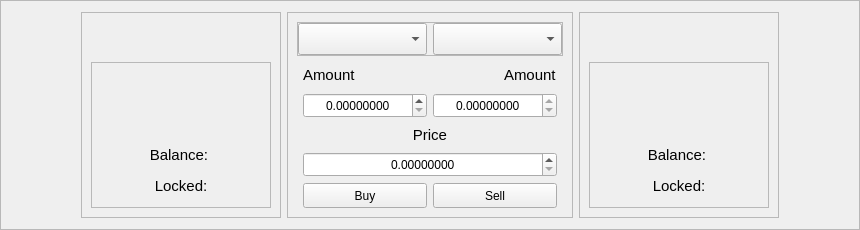
              <widget class="QFrame" name="frame_22">
               <property name="minimumSize">
                <size>
                 <width>700</width>
                 <height>230</height>
                </size>
               </property>
               <property name="frameShape">
                <enum>QFrame::StyledPanel</enum>
               </property>
               <property name="frameShadow">
                <enum>QFrame::Raised</enum>
               </property>
               <layout class="QGridLayout" name="gridLayout_61">
                <item row="0" column="1">
                 <widget class="QFrame" name="frame_32">
                  <property name="sizePolicy">
                   <sizepolicy hsizetype="Minimum" vsizetype="Minimum">
                    <horstretch>0</horstretch>
                    <verstretch>0</verstretch>
                   </sizepolicy>
                  </property>
                  <property name="minimumSize">
                   <size>
                    <width>200</width>
                    <height>0</height>
                   </size>
                  </property>
                  <property name="frameShape">
                   <enum>QFrame::StyledPanel</enum>
                  </property>
                  <property name="frameShadow">
                   <enum>QFrame::Raised</enum>
                  </property>
                  <layout class="QGridLayout" name="gridLayout_85">
                   <item row="1" column="0">
                    <widget class="QFrame" name="frame_81">
                     <property name="sizePolicy">
                      <sizepolicy hsizetype="Minimum" vsizetype="Minimum">
                       <horstretch>0</horstretch>
                       <verstretch>0</verstretch>
                      </sizepolicy>
                     </property>
                     <property name="maximumSize">
                      <size>
                       <width>16777215</width>
                       <height>16777215</height>
                      </size>
                     </property>
                     <property name="styleSheet">
                      <string notr="true"/>
                     </property>
                     <property name="frameShape">
                      <enum>QFrame::StyledPanel</enum>
                     </property>
                     <property name="frameShadow">
                      <enum>QFrame::Raised</enum>
                     </property>
                     <layout class="QGridLayout" name="gridLayout_67">
                      <item row="0" column="1">
                       <widget class="QLabel" name="binance_base_icon">
                        <property name="sizePolicy">
                         <sizepolicy hsizetype="Minimum" vsizetype="Minimum">
                          <horstretch>0</horstretch>
                          <verstretch>0</verstretch>
                         </sizepolicy>
                        </property>
                        <property name="minimumSize">
                         <size>
                          <width>64</width>
                          <height>64</height>
                         </size>
                        </property>
                        <property name="maximumSize">
                         <size>
                          <width>64</width>
                          <height>64</height>
                         </size>
                        </property>
                        <property name="font">
                         <font>
                          <pointsize>10</pointsize>
                         </font>
                        </property>
                        <property name="text">
                         <string>&lt;html&gt;&lt;head/&gt;&lt;body&gt;&lt;p&gt;&lt;img src=&quot;:/64/img/64/placeholder.png&quot;/&gt;&lt;/p&gt;&lt;/body&gt;&lt;/html&gt;</string>
                        </property>
                        <property name="alignment">
                         <set>Qt::AlignCenter</set>
                        </property>
                       </widget>
                      </item>
                      <item row="0" column="0">
                       <spacer name="horizontalSpacer_38">
                        <property name="orientation">
                         <enum>Qt::Horizontal</enum>
                        </property>
                        <property name="sizeType">
                         <enum>QSizePolicy::MinimumExpanding</enum>
                        </property>
                        <property name="sizeHint" stdset="0">
                         <size>
                          <width>40</width>
                          <height>20</height>
                         </size>
                        </property>
                       </spacer>
                      </item>
                      <item row="1" column="0" colspan="3">
                       <widget class="QLabel" name="binance_base_balance_lbl">
                        <property name="sizePolicy">
                         <sizepolicy hsizetype="Minimum" vsizetype="Minimum">
                          <horstretch>0</horstretch>
                          <verstretch>0</verstretch>
                         </sizepolicy>
                        </property>
                        <property name="minimumSize">
                         <size>
                          <width>0</width>
                          <height>25</height>
                         </size>
                        </property>
                        <property name="font">
                         <font>
                          <pointsize>11</pointsize>
                         </font>
                        </property>
                        <property name="text">
                         <string>Balance: </string>
                        </property>
                        <property name="alignment">
                         <set>Qt::AlignCenter</set>
                        </property>
                       </widget>
                      </item>
                      <item row="0" column="2">
                       <spacer name="horizontalSpacer_54">
                        <property name="orientation">
                         <enum>Qt::Horizontal</enum>
                        </property>
                        <property name="sizeType">
                         <enum>QSizePolicy::MinimumExpanding</enum>
                        </property>
                        <property name="sizeHint" stdset="0">
                         <size>
                          <width>40</width>
                          <height>20</height>
                         </size>
                        </property>
                       </spacer>
                      </item>
                      <item row="2" column="0" colspan="3">
                       <widget class="QLabel" name="binance_base_locked_lbl">
                        <property name="sizePolicy">
                         <sizepolicy hsizetype="Minimum" vsizetype="Minimum">
                          <horstretch>0</horstretch>
                          <verstretch>0</verstretch>
                         </sizepolicy>
                        </property>
                        <property name="minimumSize">
                         <size>
                          <width>0</width>
                          <height>25</height>
                         </size>
                        </property>
                        <property name="font">
                         <font>
                          <pointsize>11</pointsize>
                         </font>
                        </property>
                        <property name="text">
                         <string>Locked:</string>
                        </property>
                        <property name="alignment">
                         <set>Qt::AlignCenter</set>
                        </property>
                       </widget>
                      </item>
                     </layout>
                    </widget>
                   </item>
                   <item row="0" column="0">
                    <spacer name="verticalSpacer_11">
                     <property name="orientation">
                      <enum>Qt::Vertical</enum>
                     </property>
                     <property name="sizeHint" stdset="0">
                      <size>
                       <width>20</width>
                       <height>40</height>
                      </size>
                     </property>
                    </spacer>
                   </item>
                  </layout>
                 </widget>
                </item>
                <item row="0" column="3">
                 <widget class="QFrame" name="frame_43">
                  <property name="sizePolicy">
                   <sizepolicy hsizetype="Minimum" vsizetype="Minimum">
                    <horstretch>0</horstretch>
                    <verstretch>0</verstretch>
                   </sizepolicy>
                  </property>
                  <property name="minimumSize">
                   <size>
                    <width>200</width>
                    <height>0</height>
                   </size>
                  </property>
                  <property name="frameShape">
                   <enum>QFrame::StyledPanel</enum>
                  </property>
                  <property name="frameShadow">
                   <enum>QFrame::Raised</enum>
                  </property>
                  <layout class="QGridLayout" name="gridLayout_66">
                   <item row="1" column="0">
                    <widget class="QFrame" name="frame_80">
                     <property name="sizePolicy">
                      <sizepolicy hsizetype="Minimum" vsizetype="Minimum">
                       <horstretch>0</horstretch>
                       <verstretch>0</verstretch>
                      </sizepolicy>
                     </property>
                     <property name="maximumSize">
                      <size>
                       <width>16777215</width>
                       <height>16777215</height>
                      </size>
                     </property>
                     <property name="styleSheet">
                      <string notr="true"/>
                     </property>
                     <property name="frameShape">
                      <enum>QFrame::StyledPanel</enum>
                     </property>
                     <property name="frameShadow">
                      <enum>QFrame::Raised</enum>
                     </property>
                     <layout class="QGridLayout" name="gridLayout_72">
                      <item row="0" column="1">
                       <widget class="QLabel" name="binance_quote_icon">
                        <property name="sizePolicy">
                         <sizepolicy hsizetype="Minimum" vsizetype="Minimum">
                          <horstretch>0</horstretch>
                          <verstretch>0</verstretch>
                         </sizepolicy>
                        </property>
                        <property name="minimumSize">
                         <size>
                          <width>64</width>
                          <height>64</height>
                         </size>
                        </property>
                        <property name="maximumSize">
                         <size>
                          <width>64</width>
                          <height>64</height>
                         </size>
                        </property>
                        <property name="font">
                         <font>
                          <pointsize>10</pointsize>
                         </font>
                        </property>
                        <property name="text">
                         <string>&lt;html&gt;&lt;head/&gt;&lt;body&gt;&lt;p&gt;&lt;img src=&quot;:/64/img/64/placeholder.png&quot;/&gt;&lt;/p&gt;&lt;/body&gt;&lt;/html&gt;</string>
                        </property>
                        <property name="alignment">
                         <set>Qt::AlignCenter</set>
                        </property>
                       </widget>
                      </item>
                      <item row="0" column="2">
                       <spacer name="horizontalSpacer_49">
                        <property name="orientation">
                         <enum>Qt::Horizontal</enum>
                        </property>
                        <property name="sizeType">
                         <enum>QSizePolicy::MinimumExpanding</enum>
                        </property>
                        <property name="sizeHint" stdset="0">
                         <size>
                          <width>40</width>
                          <height>20</height>
                         </size>
                        </property>
                       </spacer>
                      </item>
                      <item row="1" column="0" colspan="3">
                       <widget class="QLabel" name="binance_quote_balance_lbl">
                        <property name="sizePolicy">
                         <sizepolicy hsizetype="Minimum" vsizetype="Minimum">
                          <horstretch>0</horstretch>
                          <verstretch>0</verstretch>
                         </sizepolicy>
                        </property>
                        <property name="minimumSize">
                         <size>
                          <width>0</width>
                          <height>25</height>
                         </size>
                        </property>
                        <property name="font">
                         <font>
                          <pointsize>11</pointsize>
                         </font>
                        </property>
                        <property name="text">
                         <string>Balance: </string>
                        </property>
                        <property name="alignment">
                         <set>Qt::AlignCenter</set>
                        </property>
                       </widget>
                      </item>
                      <item row="2" column="0" colspan="3">
                       <widget class="QLabel" name="binance_quote_locked_lbl">
                        <property name="sizePolicy">
                         <sizepolicy hsizetype="Minimum" vsizetype="Minimum">
                          <horstretch>0</horstretch>
                          <verstretch>0</verstretch>
                         </sizepolicy>
                        </property>
                        <property name="minimumSize">
                         <size>
                          <width>0</width>
                          <height>25</height>
                         </size>
                        </property>
                        <property name="font">
                         <font>
                          <pointsize>11</pointsize>
                         </font>
                        </property>
                        <property name="styleSheet">
                         <string/>
                        </property>
                        <property name="text">
                         <string>Locked:</string>
                        </property>
                        <property name="alignment">
                         <set>Qt::AlignCenter</set>
                        </property>
                       </widget>
                      </item>
                      <item row="0" column="0">
                       <spacer name="horizontalSpacer_55">
                        <property name="orientation">
                         <enum>Qt::Horizontal</enum>
                        </property>
                        <property name="sizeType">
                         <enum>QSizePolicy::MinimumExpanding</enum>
                        </property>
                        <property name="sizeHint" stdset="0">
                         <size>
                          <width>40</width>
                          <height>20</height>
                         </size>
                        </property>
                       </spacer>
                      </item>
                     </layout>
                    </widget>
                   </item>
                   <item row="0" column="0">
                    <spacer name="verticalSpacer_14">
                     <property name="orientation">
                      <enum>Qt::Vertical</enum>
                     </property>
                     <property name="sizeHint" stdset="0">
                      <size>
                       <width>20</width>
                       <height>40</height>
                      </size>
                     </property>
                    </spacer>
                   </item>
                  </layout>
                 </widget>
                </item>
                <item row="0" column="0">
                 <spacer name="horizontalSpacer_39">
                  <property name="orientation">
                   <enum>Qt::Horizontal</enum>
                  </property>
                  <property name="sizeHint" stdset="0">
                   <size>
                    <width>69</width>
                    <height>20</height>
                   </size>
                  </property>
                 </spacer>
                </item>
                <item row="0" column="4">
                 <spacer name="horizontalSpacer_40">
                  <property name="orientation">
                   <enum>Qt::Horizontal</enum>
                  </property>
                  <property name="sizeHint" stdset="0">
                   <size>
                    <width>69</width>
                    <height>20</height>
                   </size>
                  </property>
                 </spacer>
                </item>
                <item row="0" column="2">
                 <widget class="QFrame" name="frame_44">
                  <property name="sizePolicy">
                   <sizepolicy hsizetype="Minimum" vsizetype="Minimum">
                    <horstretch>0</horstretch>
                    <verstretch>0</verstretch>
                   </sizepolicy>
                  </property>
                  <property name="minimumSize">
                   <size>
                    <width>250</width>
                    <height>0</height>
                   </size>
                  </property>
                  <property name="maximumSize">
                   <size>
                    <width>300</width>
                    <height>16777215</height>
                   </size>
                  </property>
                  <property name="frameShape">
                   <enum>QFrame::StyledPanel</enum>
                  </property>
                  <property name="frameShadow">
                   <enum>QFrame::Raised</enum>
                  </property>
                  <layout class="QGridLayout" name="gridLayout_69">
                   <item row="4" column="2">
                    <widget class="QDoubleSpinBox" name="binance_quote_amount_spinbox">
                     <property name="sizePolicy">
                      <sizepolicy hsizetype="MinimumExpanding" vsizetype="Minimum">
                       <horstretch>0</horstretch>
                       <verstretch>0</verstretch>
                      </sizepolicy>
                     </property>
                     <property name="minimumSize">
                      <size>
                       <width>120</width>
                       <height>25</height>
                      </size>
                     </property>
                     <property name="maximumSize">
                      <size>
                       <width>16777215</width>
                       <height>35</height>
                      </size>
                     </property>
                     <property name="font">
                      <font>
                       <pointsize>9</pointsize>
                      </font>
                     </property>
                     <property name="layoutDirection">
                      <enum>Qt::LeftToRight</enum>
                     </property>
                     <property name="styleSheet">
                      <string notr="true"/>
                     </property>
                     <property name="alignment">
                      <set>Qt::AlignCenter</set>
                     </property>
                     <property name="readOnly">
                      <bool>true</bool>
                     </property>
                     <property name="correctionMode">
                      <enum>QAbstractSpinBox::CorrectToNearestValue</enum>
                     </property>
                     <property name="suffix">
                      <string/>
                     </property>
                     <property name="decimals">
                      <number>8</number>
                     </property>
                     <property name="maximum">
                      <double>9999999999.989999771118164</double>
                     </property>
                     <property name="singleStep">
                      <double>0.000001000000000</double>
                     </property>
                    </widget>
                   </item>
                   <item row="3" column="1">
                    <widget class="QLabel" name="binance_base_amount_lbl">
                     <property name="sizePolicy">
                      <sizepolicy hsizetype="Minimum" vsizetype="Minimum">
                       <horstretch>0</horstretch>
                       <verstretch>0</verstretch>
                      </sizepolicy>
                     </property>
                     <property name="minimumSize">
                      <size>
                       <width>0</width>
                       <height>25</height>
                      </size>
                     </property>
                     <property name="maximumSize">
                      <size>
                       <width>16777215</width>
                       <height>16777215</height>
                      </size>
                     </property>
                     <property name="font">
                      <font>
                       <pointsize>11</pointsize>
                      </font>
                     </property>
                     <property name="text">
                      <string>Amount</string>
                     </property>
                     <property name="alignment">
                      <set>Qt::AlignLeading|Qt::AlignLeft|Qt::AlignVCenter</set>
                     </property>
                    </widget>
                   </item>
                   <item row="5" column="1" colspan="2">
                    <widget class="QLabel" name="binance_price_lbl">
                     <property name="sizePolicy">
                      <sizepolicy hsizetype="Minimum" vsizetype="Minimum">
                       <horstretch>0</horstretch>
                       <verstretch>0</verstretch>
                      </sizepolicy>
                     </property>
                     <property name="minimumSize">
                      <size>
                       <width>0</width>
                       <height>0</height>
                      </size>
                     </property>
                     <property name="maximumSize">
                      <size>
                       <width>16777215</width>
                       <height>16777215</height>
                      </size>
                     </property>
                     <property name="font">
                      <font>
                       <pointsize>11</pointsize>
                      </font>
                     </property>
                     <property name="text">
                      <string>Price</string>
                     </property>
                     <property name="alignment">
                      <set>Qt::AlignCenter</set>
                     </property>
                    </widget>
                   </item>
                   <item row="0" column="0" colspan="4">
                    <widget class="QFrame" name="frame_36">
                     <property name="frameShape">
                      <enum>QFrame::StyledPanel</enum>
                     </property>
                     <property name="frameShadow">
                      <enum>QFrame::Raised</enum>
                     </property>
                     <layout class="QGridLayout" name="gridLayout_68">
                      <property name="leftMargin">
                       <number>0</number>
                      </property>
                      <property name="topMargin">
                       <number>0</number>
                      </property>
                      <property name="rightMargin">
                       <number>0</number>
                      </property>
                      <property name="bottomMargin">
                       <number>0</number>
                      </property>
                      <item row="0" column="1">
                       <widget class="QComboBox" name="binance_rel_combo">
                        <property name="sizePolicy">
                         <sizepolicy hsizetype="MinimumExpanding" vsizetype="Minimum">
                          <horstretch>0</horstretch>
                          <verstretch>0</verstretch>
                         </sizepolicy>
                        </property>
                        <property name="minimumSize">
                         <size>
                          <width>120</width>
                          <height>32</height>
                         </size>
                        </property>
                        <property name="maximumSize">
                         <size>
                          <width>16777215</width>
                          <height>35</height>
                         </size>
                        </property>
                        <property name="styleSheet">
                         <string notr="true"/>
                        </property>
                       </widget>
                      </item>
                      <item row="0" column="0">
                       <widget class="QComboBox" name="binance_base_combo">
                        <property name="sizePolicy">
                         <sizepolicy hsizetype="MinimumExpanding" vsizetype="Minimum">
                          <horstretch>0</horstretch>
                          <verstretch>0</verstretch>
                         </sizepolicy>
                        </property>
                        <property name="minimumSize">
                         <size>
                          <width>120</width>
                          <height>32</height>
                         </size>
                        </property>
                        <property name="maximumSize">
                         <size>
                          <width>16777215</width>
                          <height>35</height>
                         </size>
                        </property>
                        <property name="styleSheet">
                         <string notr="true"/>
                        </property>
                       </widget>
                      </item>
                     </layout>
                    </widget>
                   </item>
                   <item row="6" column="1" colspan="2">
                    <widget class="QDoubleSpinBox" name="binance_price_spinbox">
                     <property name="sizePolicy">
                      <sizepolicy hsizetype="MinimumExpanding" vsizetype="Minimum">
                       <horstretch>0</horstretch>
                       <verstretch>0</verstretch>
                      </sizepolicy>
                     </property>
                     <property name="minimumSize">
                      <size>
                       <width>0</width>
                       <height>25</height>
                      </size>
                     </property>
                     <property name="maximumSize">
                      <size>
                       <width>16777215</width>
                       <height>35</height>
                      </size>
                     </property>
                     <property name="font">
                      <font>
                       <pointsize>9</pointsize>
                      </font>
                     </property>
                     <property name="styleSheet">
                      <string notr="true"/>
                     </property>
                     <property name="alignment">
                      <set>Qt::AlignCenter</set>
                     </property>
                     <property name="correctionMode">
                      <enum>QAbstractSpinBox::CorrectToNearestValue</enum>
                     </property>
                     <property name="decimals">
                      <number>8</number>
                     </property>
                     <property name="maximum">
                      <double>999999999.990000009536743</double>
                     </property>
                     <property name="singleStep">
                      <double>0.000001000000000</double>
                     </property>
                    </widget>
                   </item>
                   <item row="4" column="1">
                    <widget class="QDoubleSpinBox" name="binance_base_amount_spinbox">
                     <property name="sizePolicy">
                      <sizepolicy hsizetype="MinimumExpanding" vsizetype="Minimum">
                       <horstretch>0</horstretch>
                       <verstretch>0</verstretch>
                      </sizepolicy>
                     </property>
                     <property name="minimumSize">
                      <size>
                       <width>120</width>
                       <height>25</height>
                      </size>
                     </property>
                     <property name="maximumSize">
                      <size>
                       <width>16777215</width>
                       <height>35</height>
                      </size>
                     </property>
                     <property name="font">
                      <font>
                       <pointsize>9</pointsize>
                      </font>
                     </property>
                     <property name="styleSheet">
                      <string notr="true"/>
                     </property>
                     <property name="alignment">
                      <set>Qt::AlignCenter</set>
                     </property>
                     <property name="correctionMode">
                      <enum>QAbstractSpinBox::CorrectToNearestValue</enum>
                     </property>
                     <property name="decimals">
                      <number>8</number>
                     </property>
                     <property name="maximum">
                      <double>9999999999.989999771118164</double>
                     </property>
                     <property name="singleStep">
                      <double>0.000001000000000</double>
                     </property>
                    </widget>
                   </item>
                   <item row="7" column="1">
                    <widget class="QPushButton" name="binance_buy_btn">
                     <property name="sizePolicy">
                      <sizepolicy hsizetype="MinimumExpanding" vsizetype="Minimum">
                       <horstretch>0</horstretch>
                       <verstretch>0</verstretch>
                      </sizepolicy>
                     </property>
                     <property name="minimumSize">
                      <size>
                       <width>120</width>
                       <height>25</height>
                      </size>
                     </property>
                     <property name="maximumSize">
                      <size>
                       <width>16777215</width>
                       <height>35</height>
                      </size>
                     </property>
                     <property name="font">
                      <font>
                       <pointsize>9</pointsize>
                      </font>
                     </property>
                     <property name="styleSheet">
                      <string notr="true"/>
                     </property>
                     <property name="text">
                      <string>Buy</string>
                     </property>
                    </widget>
                   </item>
                   <item row="3" column="2">
                    <widget class="QLabel" name="binance_quote_amount_lbl">
                     <property name="sizePolicy">
                      <sizepolicy hsizetype="Maximum" vsizetype="Minimum">
                       <horstretch>0</horstretch>
                       <verstretch>0</verstretch>
                      </sizepolicy>
                     </property>
                     <property name="minimumSize">
                      <size>
                       <width>0</width>
                       <height>25</height>
                      </size>
                     </property>
                     <property name="maximumSize">
                      <size>
                       <width>16777215</width>
                       <height>16777215</height>
                      </size>
                     </property>
                     <property name="font">
                      <font>
                       <pointsize>11</pointsize>
                      </font>
                     </property>
                     <property name="layoutDirection">
                      <enum>Qt::RightToLeft</enum>
                     </property>
                     <property name="text">
                      <string>Amount</string>
                     </property>
                     <property name="alignment">
                      <set>Qt::AlignLeading|Qt::AlignLeft|Qt::AlignVCenter</set>
                     </property>
                    </widget>
                   </item>
                   <item row="7" column="2">
                    <widget class="QPushButton" name="binance_sell_btn">
                     <property name="sizePolicy">
                      <sizepolicy hsizetype="MinimumExpanding" vsizetype="Minimum">
                       <horstretch>0</horstretch>
                       <verstretch>0</verstretch>
                      </sizepolicy>
                     </property>
                     <property name="minimumSize">
                      <size>
                       <width>120</width>
                       <height>25</height>
                      </size>
                     </property>
                     <property name="maximumSize">
                      <size>
                       <width>16777215</width>
                       <height>35</height>
                      </size>
                     </property>
                     <property name="font">
                      <font>
                       <pointsize>9</pointsize>
                      </font>
                     </property>
                     <property name="styleSheet">
                      <string notr="true"/>
                     </property>
                     <property name="text">
                      <string>Sell</string>
                     </property>
                    </widget>
                   </item>
                  </layout>
                 </widget>
                </item>
               </layout>
              </widget>
